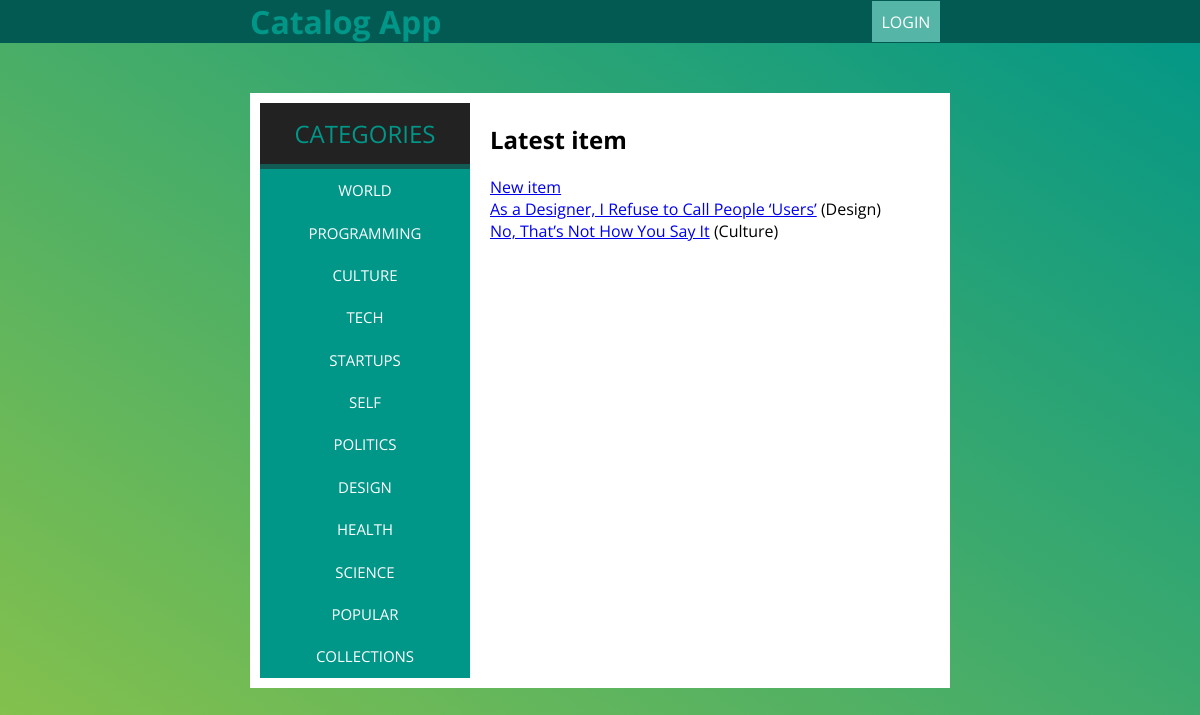
Before: / with the older database file.
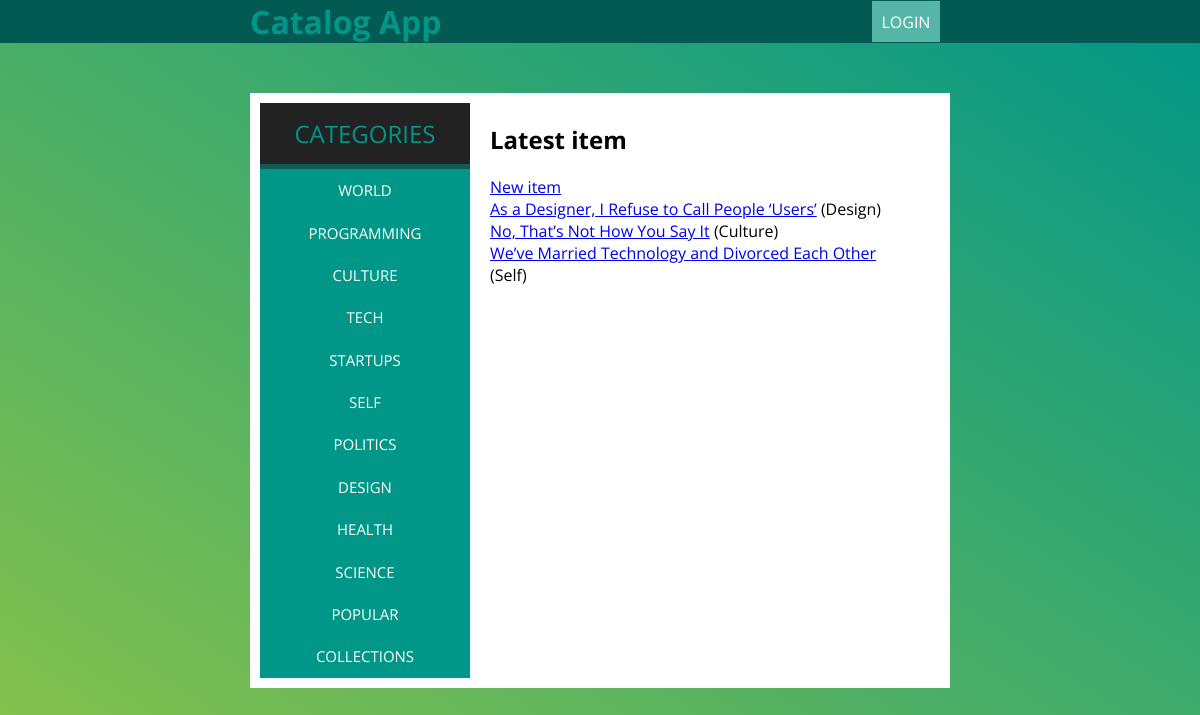
After: the same page with the newer database file.
### models.py (models this page shows, shortened)
class Category(Base):
    __tablename__ = "category"
    id = Column(Integer, primary_key=True)
    name = Column(String(60), nullable=False)

class Item(Base):
    __tablename__ = "c_item" # this table contains the items for a specific category
    id = Column(Integer, primary_key=True)
    title = Column(String(250), nullable=False)
    description = Column(String)
    cat_id = Column(Integer, ForeignKey('category.id'))
    category = relationship(Category)
    user_id = Column(Integer, ForeignKey('user.id'))
    user = relationship(User)

### application.py (the view)
@app.route('/')
def index():
    categories = session.query(Category).all()
    latest_items = session.query(Item).limit(20).all()
    """
    Instead of using this code to get the information for the user actif
    I just store the information I need in the session

    user_actif = None
    if "username" in login_session:
        user_actif = session.query(User).filter_by(
                     username= login_session.get('username')
                    ).first()
    """
    return render_template('index.html', categories=categories, items= latest_items)

### templates/index.html (shortened to what this page needs)
{% extends "layouts/main.html" %}
{% block content %}
    {%if current_categorie %}
		<h2>{{current_categorie.name}}</h2>
	{% else %}
		<h2>Latest item</h2>
	{% endif %}
		<a href="{{url_for('newItem')}}" class="add_item">New item</a>
		<div class="items">
			{% if items %}
			{% for item in items %}
				<div class="item"><a href="{{url_for('itemView',id = item.id)}}">{{item.title}}</a> <span class="c_name">({{item.category.name}})</span></div>
			{% endfor %}
			{% endif %}
		</div>
{% endblock %}

### templates/layouts/main.html (shortened to what this page needs)
<!DOCTYPE html>
<html lang="en">
<head>
    {% block head %}
    <link rel="stylesheet" href="{{ url_for('static', filename='css/styles.css') }}">
    {% endblock %}
</head>
<body>
    <header>
    <div class="header flex flex--sb">
        <div class="leftContent">
            <a href="/" class="link-home"><h1>Catalog App</h1></a>
        </div>
        <div class="rightContent">
            {% if 'username' in session %}
              <span>{{ session.get('name') }}</span>
              <a class="btn" href="{{ url_for('logout') }}">logout</a>
            {% else %}
              <a class="btn" href="{{ url_for('login') }}">login</a>
            {% endif %}
        </div>
    </div>
    </header>
    <main>
        <div class="flex">
            <div class="sidear">
                {% block sidear %}
                <h2>Categories</h2>
                {% if categories %}
                <ul>
                    {% for categorie in categories %}
                    <li><a href="{{url_for('itemsByCategory', cat_id=categorie.id)}}">{{categorie.name }}</a></li>
                    {% endfor %}
                </ul>
                {% endif %}
                {% endblock %}
            </div>
            <div class="content">
                {% block content %}{% endblock %}
            </div>
        </div>
    </main>
</body>
</html>

### static/css/styles.css (style rules this page uses)
body { margin: 0; padding: 0; min-height: 100vh; background:linear-gradient(to top right, #8BC34A, #009688) no-repeat 100% 100%; font-family: 'Open Sans', Helvetica, sans-serif; }
header { margin: 0; background: rgb(2, 90, 82); }
.header { max-width: 700px; margin: 0 auto; }
.header h1 { margin: 0; color: #009688; }
.flex { display: -ms-flexbox; display: flex; }
.flex--sb { -ms-flex-pack: justify; justify-content: space-between; -ms-flex-align: center; align-items: center; }
.btn { text-decoration: none; box-sizing: border-box; padding: 0.6em; background: #55b6a7; border-width: 0; margin: 0 10px; color: #FFF; text-transform: uppercase; font-weight: 400; cursor: pointer; }
main { width: 700px; margin: 50px auto; background: #FFF; }
.sidear { width: 30%; background: #009688; margin: 10px; overflow: auto; }
.sidear h2 { text-align: center; color: #009688; border-bottom: 5px solid hsla(174,100%,29%,0.5); text-transform: uppercase; font-weight: 400; padding: 14px; margin: 0; background: #222; }
.sidear ul { list-style-type: none; width: 100%; -webkit-padding-start: 0; padding-inline-start: 0; margin: 0; margin: 0; height: calc(100% - 68px); background: #009688; }
.sidear ul li a { display: block; padding: .7rem 0; background: #009688; width: 100%; text-align: center; text-decoration: none; font-size: 15px; text-transform: uppercase; color:#fff; transition: all .5s ease; }
.content { width: 60%; padding: 10px; }
.link-home { text-decoration: none; }

Changed rows visible on the page:
added Item: title "We’ve Married Technology and Divorced Each Other", category.name "Self"
